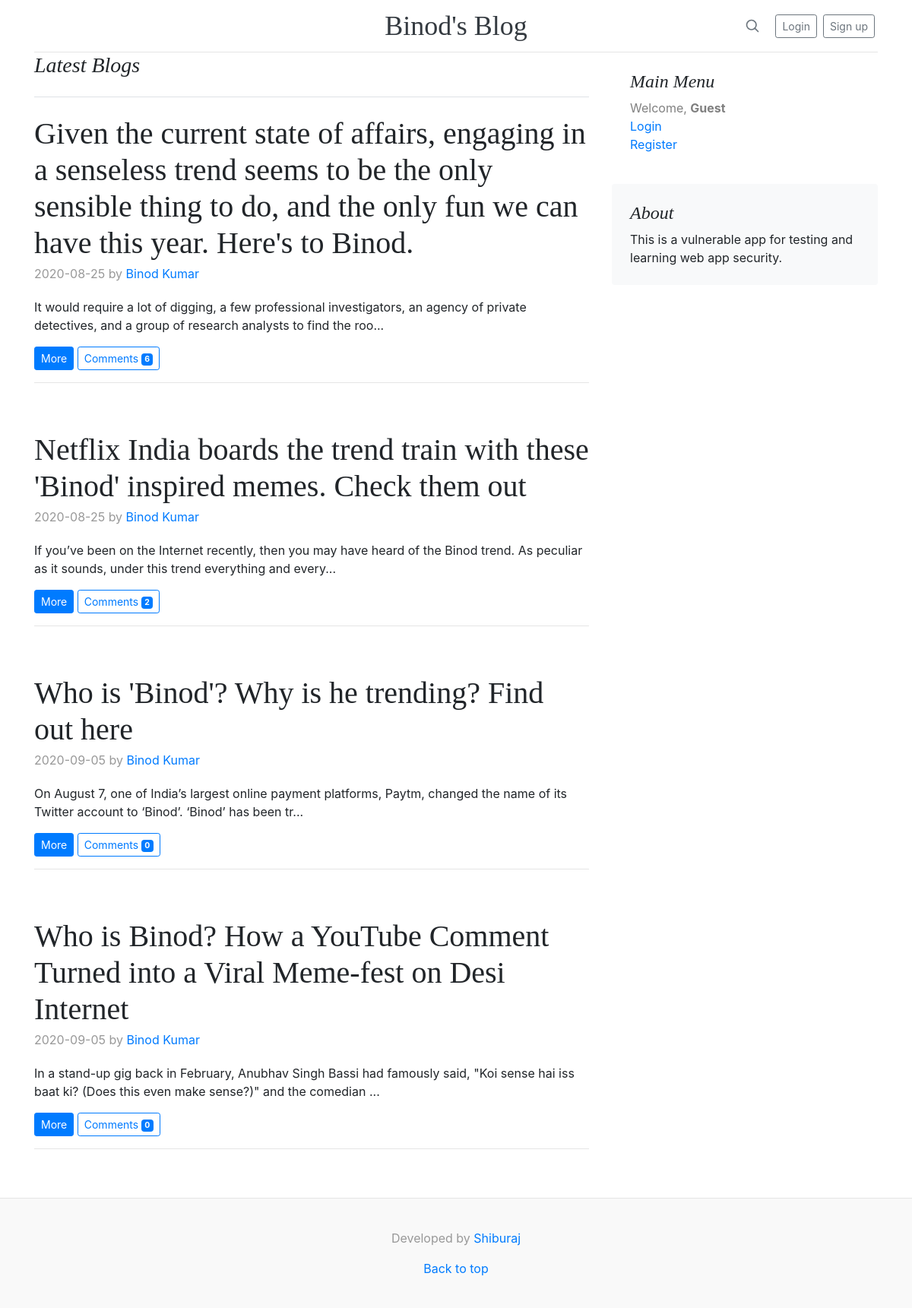
The page / on the database its author committed.
### tables this page shows
CREATE TABLE IF NOT EXISTS `blog` (
  `id` int(10) unsigned NOT NULL AUTO_INCREMENT,
  `user_id` int(10) unsigned DEFAULT NULL,
  `title` varchar(250) DEFAULT NULL,
  `contents` text,
  `created_at` date DEFAULT NULL,
  PRIMARY KEY (`id`)
);

CREATE TABLE IF NOT EXISTS `users` (
  `id` int(10) unsigned NOT NULL AUTO_INCREMENT,
  `name` varchar(250) DEFAULT NULL,
  `email` varchar(250) DEFAULT NULL,
  `password` varchar(250) DEFAULT NULL,
  `is_admin` tinyint(4) DEFAULT '0',
  `created_at` datetime DEFAULT NULL,
  PRIMARY KEY (`id`),
  UNIQUE KEY `email` (`email`)
);

### config.php (called while the page is built, shortened)
<?php
    function get_user_by_id($db, $id){
        $user = mysqli_query($db,"SELECT * from users WHERE id = '".$id."'");
        return mysqli_fetch_assoc($user);
    }
    function get_blog_coments($db, $blog_id){
        $count = mysqli_query($db,"SELECT COUNT(*) as ccount from comments WHERE blog_id = '".$blog_id."'");
        $r = mysqli_fetch_assoc($count);
        return $r['ccount'];
    }
?>

### index.php (the view, shortened to what this page needs)
<?php
    require_once('config.php');
    $blogs = mysqli_query($db,"SELECT * from blog LIMIT 10");
?>
<!doctype html>
<html lang="en">
  <head>
    <link href="./assets/css/bootstrap.min.css" rel="stylesheet">
    <link href="./assets/css/blog.css" rel="stylesheet">
  </head>
  <body>
    <div class="container">
  <?php include_once('partials/header.php'); ?>
</div>
<main role="main" class="container">
  <div class="row">
    <div class="col-md-8 blog-main">
      <h3 class="pb-4 mb-4 font-italic border-bottom">
        Latest Blogs
      </h3>
      <?php
        while($row = mysqli_fetch_assoc($blogs)){
          $user = get_user_by_id($db,$row['user_id']);
      ?>
      <div class="blog-post">
        <h2 class="blog-post-title"><?php echo $row['title']; ?></h2>
        <p class="blog-post-meta"><?php echo $row['created_at']; ?> by <a href="#"><?php echo $user['name']; ?></a></p>
        <p><?php
            echo substr($row['contents'],0,BLOG_CUT);
            if(strlen($row['contents'])>BLOG_CUT){
              echo "...";
            }
            ?></p>
        <p>
          <a class="btn btn-sm btn-primary" href="blog.php?id=<?php echo $row['id']; ?>">More</a>
          <a class="btn btn-sm btn-outline-primary" href="">Comments <span class="badge badge-primary"><?php echo get_blog_coments($db, $row['id']); ?></span></a>
        </p>
        <hr>
      </div>
      <?php
        }
      ?>
    </div>
    <?php include_once('partials/sidebar.php'); ?>
  </div>
</main>
<?php include_once('partials/footer.php'); ?>
</body>
</html>

### assets/css/blog.css (style rules this page uses)
h1, h2, h3, h4, h5, h6 { font-family: "Playfair Display", Georgia, "Times New Roman", serif; }
.blog-post { margin-bottom: 4rem; }
.blog-post-title { margin-bottom: .25rem; font-size: 2.5rem; }
.blog-post-meta { margin-bottom: 1.25rem; color: #999; }

### rows shown on the page
blog: title "Given the current state of affairs, engaging in a senseless trend seems to be the only sensible thing to do, and the only fun we can have this year. Here's to Binod.", created_at "2020-08-25", user.name "Binod Kumar", contents "It would require a lot of digging, a few professional investigators, an agency of private detectives, and a group of research analysts to find the roo", id "6"
blog: title "Netflix India boards the trend train with these 'Binod' inspired memes. Check them out", created_at "2020-08-25", user.name "Binod Kumar", contents "If you’ve been on the Internet recently, then you may have heard of the Binod trend. As peculiar as it sounds, under this trend everything and every", id "2"
blog: title "Who is 'Binod'? Why is he trending? Find out here", created_at "2020-09-05", user.name "Binod Kumar", contents "On August 7, one of India’s largest online payment platforms, Paytm, changed the name of its Twitter account to ‘Binod’. ‘Binod’ has been tr", id "0"
blog: title "Who is Binod? How a YouTube Comment Turned into a Viral Meme-fest on Desi Internet", created_at "2020-09-05", user.name "Binod Kumar", contents "In a stand-up gig back in February, Anubhav Singh Bassi had famously said, \"Koi sense hai iss baat ki? (Does this even make sense?)\" and the comedian", id "0"
